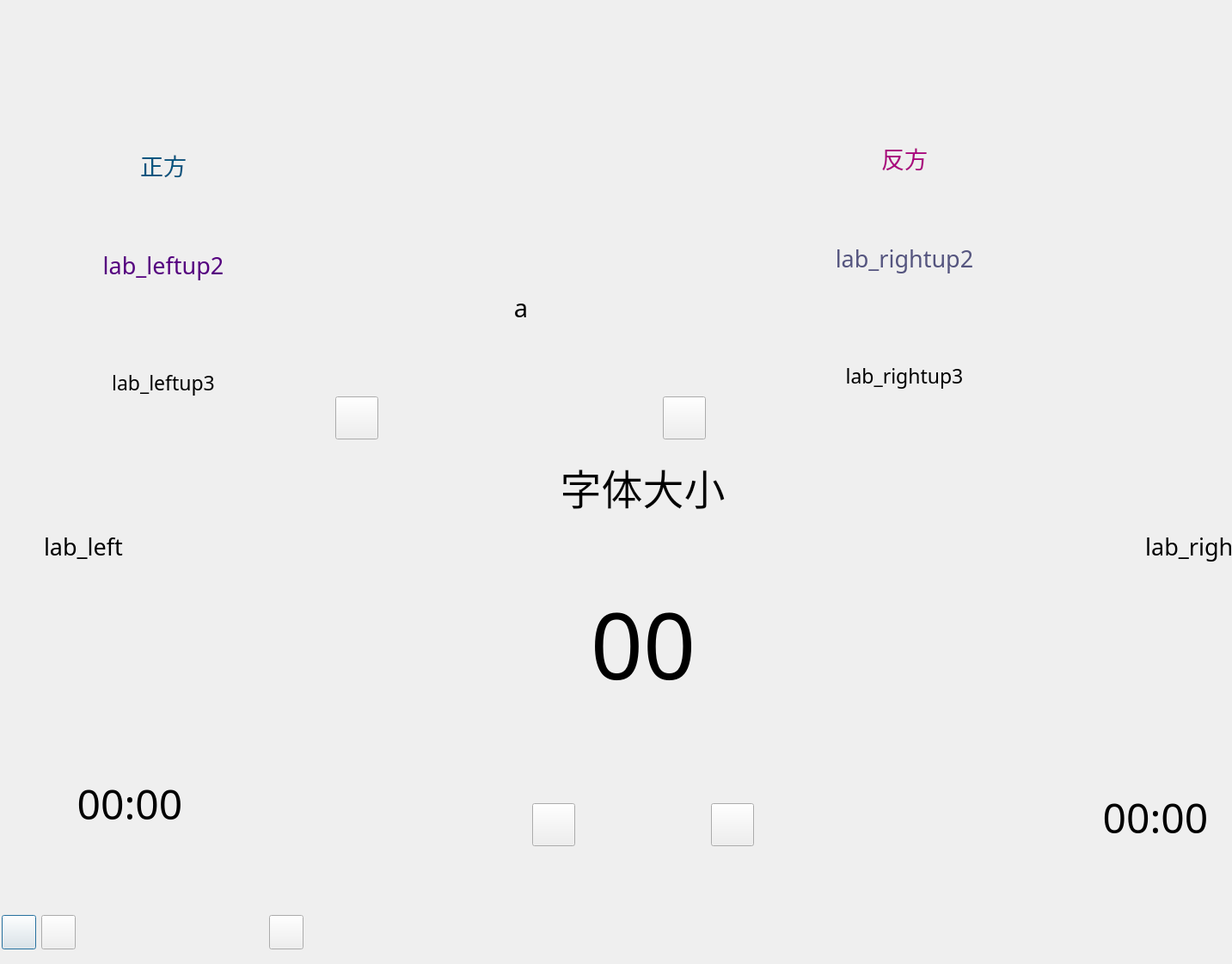
<?xml version="1.0" encoding="UTF-8"?>
<ui version="4.0">
 <class>Dialog</class>
 <widget class="QDialog" name="Dialog">
  <property name="geometry">
   <rect>
    <x>0</x>
    <y>0</y>
    <width>1433</width>
    <height>1121</height>
   </rect>
  </property>
  <property name="sizePolicy">
   <sizepolicy hsizetype="Expanding" vsizetype="Expanding">
    <horstretch>100</horstretch>
    <verstretch>100</verstretch>
   </sizepolicy>
  </property>
  <property name="sizeIncrement">
   <size>
    <width>2</width>
    <height>0</height>
   </size>
  </property>
  <property name="windowTitle">
   <string>Dialog</string>
  </property>
  <property name="sizeGripEnabled">
   <bool>false</bool>
  </property>
  <widget class="QLabel" name="lab_center_replace">
   <property name="geometry">
    <rect>
     <x>11</x>
     <y>590</y>
     <width>16</width>
     <height>17</height>
    </rect>
   </property>
   <property name="minimumSize">
    <size>
     <width>0</width>
     <height>0</height>
    </size>
   </property>
   <property name="text">
    <string/>
   </property>
  </widget>
  <widget class="QWidget" name="view_low" native="true">
   <property name="geometry">
    <rect>
     <x>2</x>
     <y>1048</y>
     <width>351</width>
     <height>72</height>
    </rect>
   </property>
   <layout class="QHBoxLayout" name="horizontalLayout_5" stretch="1,0,0,8,0,1">
    <property name="sizeConstraint">
     <enum>QLayout::SetDefaultConstraint</enum>
    </property>
    <item>
     <widget class="QPushButton" name="btn_stop">
      <property name="sizePolicy">
       <sizepolicy hsizetype="Fixed" vsizetype="Fixed">
        <horstretch>0</horstretch>
        <verstretch>0</verstretch>
       </sizepolicy>
      </property>
      <property name="minimumSize">
       <size>
        <width>40</width>
        <height>40</height>
       </size>
      </property>
      <property name="maximumSize">
       <size>
        <width>40</width>
        <height>40</height>
       </size>
      </property>
      <property name="text">
       <string/>
      </property>
     </widget>
    </item>
    <item>
     <widget class="QPushButton" name="btn_run">
      <property name="minimumSize">
       <size>
        <width>40</width>
        <height>40</height>
       </size>
      </property>
      <property name="maximumSize">
       <size>
        <width>40</width>
        <height>40</height>
       </size>
      </property>
      <property name="text">
       <string/>
      </property>
     </widget>
    </item>
    <item>
     <widget class="QLabel" name="btn_stop_replace">
      <property name="minimumSize">
       <size>
        <width>50</width>
        <height>50</height>
       </size>
      </property>
      <property name="text">
       <string/>
      </property>
     </widget>
    </item>
    <item>
     <spacer name="horizontalSpacer_7">
      <property name="orientation">
       <enum>Qt::Horizontal</enum>
      </property>
      <property name="sizeHint" stdset="0">
       <size>
        <width>40</width>
        <height>20</height>
       </size>
      </property>
     </spacer>
    </item>
    <item>
     <widget class="QLabel" name="btn_setting_replace">
      <property name="minimumSize">
       <size>
        <width>50</width>
        <height>50</height>
       </size>
      </property>
      <property name="text">
       <string/>
      </property>
     </widget>
    </item>
    <item>
     <widget class="QPushButton" name="btn_setting">
      <property name="sizePolicy">
       <sizepolicy hsizetype="Preferred" vsizetype="Fixed">
        <horstretch>0</horstretch>
        <verstretch>0</verstretch>
       </sizepolicy>
      </property>
      <property name="minimumSize">
       <size>
        <width>40</width>
        <height>40</height>
       </size>
      </property>
      <property name="maximumSize">
       <size>
        <width>40</width>
        <height>40</height>
       </size>
      </property>
      <property name="text">
       <string/>
      </property>
     </widget>
    </item>
   </layout>
  </widget>
  <widget class="QWidget" name="view_centerup" native="true">
   <property name="geometry">
    <rect>
     <x>390</x>
     <y>110</y>
     <width>431</width>
     <height>411</height>
    </rect>
   </property>
   <layout class="QVBoxLayout" name="verticalLayout_7" stretch="0,1,0,9">
    <item>
     <layout class="QHBoxLayout" name="horizontalLayout_15">
      <item>
       <spacer name="horizontalSpacer_27">
        <property name="orientation">
         <enum>Qt::Horizontal</enum>
        </property>
        <property name="sizeHint" stdset="0">
         <size>
          <width>40</width>
          <height>20</height>
         </size>
        </property>
       </spacer>
      </item>
      <item>
       <widget class="QLabel" name="lab_logo">
        <property name="sizePolicy">
         <sizepolicy hsizetype="Fixed" vsizetype="Fixed">
          <horstretch>1</horstretch>
          <verstretch>0</verstretch>
         </sizepolicy>
        </property>
        <property name="minimumSize">
         <size>
          <width>200</width>
          <height>200</height>
         </size>
        </property>
        <property name="maximumSize">
         <size>
          <width>200</width>
          <height>200</height>
         </size>
        </property>
        <property name="text">
         <string/>
        </property>
       </widget>
      </item>
      <item>
       <spacer name="horizontalSpacer_26">
        <property name="orientation">
         <enum>Qt::Horizontal</enum>
        </property>
        <property name="sizeHint" stdset="0">
         <size>
          <width>40</width>
          <height>20</height>
         </size>
        </property>
       </spacer>
      </item>
     </layout>
    </item>
    <item>
     <layout class="QHBoxLayout" name="horizontalLayout_14">
      <item>
       <spacer name="horizontalSpacer_25">
        <property name="orientation">
         <enum>Qt::Horizontal</enum>
        </property>
        <property name="sizeHint" stdset="0">
         <size>
          <width>40</width>
          <height>20</height>
         </size>
        </property>
       </spacer>
      </item>
      <item>
       <widget class="QLabel" name="lab_centerup">
        <property name="minimumSize">
         <size>
          <width>300</width>
          <height>40</height>
         </size>
        </property>
        <property name="maximumSize">
         <size>
          <width>300</width>
          <height>16777215</height>
         </size>
        </property>
        <property name="font">
         <font>
          <family>楷体</family>
          <pointsize>22</pointsize>
         </font>
        </property>
        <property name="text">
         <string>a</string>
        </property>
        <property name="alignment">
         <set>Qt::AlignCenter</set>
        </property>
       </widget>
      </item>
      <item>
       <spacer name="horizontalSpacer_24">
        <property name="orientation">
         <enum>Qt::Horizontal</enum>
        </property>
        <property name="sizeHint" stdset="0">
         <size>
          <width>40</width>
          <height>20</height>
         </size>
        </property>
       </spacer>
      </item>
     </layout>
    </item>
    <item>
     <widget class="QLabel" name="lab_centerup_replace">
      <property name="minimumSize">
       <size>
        <width>300</width>
        <height>40</height>
       </size>
      </property>
      <property name="text">
       <string/>
      </property>
     </widget>
    </item>
    <item>
     <layout class="QHBoxLayout" name="horizontalLayout">
      <item>
       <widget class="QPushButton" name="btn_back">
        <property name="sizePolicy">
         <sizepolicy hsizetype="Fixed" vsizetype="Fixed">
          <horstretch>0</horstretch>
          <verstretch>0</verstretch>
         </sizepolicy>
        </property>
        <property name="minimumSize">
         <size>
          <width>50</width>
          <height>50</height>
         </size>
        </property>
        <property name="maximumSize">
         <size>
          <width>50</width>
          <height>50</height>
         </size>
        </property>
        <property name="text">
         <string/>
        </property>
       </widget>
      </item>
      <item>
       <widget class="QLabel" name="btn_back_replace">
        <property name="minimumSize">
         <size>
          <width>70</width>
          <height>70</height>
         </size>
        </property>
        <property name="maximumSize">
         <size>
          <width>70</width>
          <height>70</height>
         </size>
        </property>
        <property name="text">
         <string/>
        </property>
       </widget>
      </item>
      <item>
       <spacer name="horizontalSpacer_3">
        <property name="orientation">
         <enum>Qt::Horizontal</enum>
        </property>
        <property name="sizeHint" stdset="0">
         <size>
          <width>100</width>
          <height>20</height>
         </size>
        </property>
       </spacer>
      </item>
      <item>
       <widget class="QLabel" name="btn_go_replace">
        <property name="minimumSize">
         <size>
          <width>70</width>
          <height>70</height>
         </size>
        </property>
        <property name="maximumSize">
         <size>
          <width>70</width>
          <height>70</height>
         </size>
        </property>
        <property name="text">
         <string/>
        </property>
       </widget>
      </item>
      <item>
       <widget class="QPushButton" name="btn_go">
        <property name="sizePolicy">
         <sizepolicy hsizetype="Fixed" vsizetype="Fixed">
          <horstretch>0</horstretch>
          <verstretch>0</verstretch>
         </sizepolicy>
        </property>
        <property name="minimumSize">
         <size>
          <width>50</width>
          <height>50</height>
         </size>
        </property>
        <property name="maximumSize">
         <size>
          <width>50</width>
          <height>50</height>
         </size>
        </property>
        <property name="text">
         <string/>
        </property>
       </widget>
      </item>
     </layout>
    </item>
   </layout>
  </widget>
  <widget class="QWidget" name="view_rightup" native="true">
   <property name="geometry">
    <rect>
     <x>862</x>
     <y>12</y>
     <width>380</width>
     <height>500</height>
    </rect>
   </property>
   <property name="sizePolicy">
    <sizepolicy hsizetype="Ignored" vsizetype="Ignored">
     <horstretch>0</horstretch>
     <verstretch>0</verstretch>
    </sizepolicy>
   </property>
   <property name="minimumSize">
    <size>
     <width>20</width>
     <height>20</height>
    </size>
   </property>
   <property name="maximumSize">
    <size>
     <width>99999</width>
     <height>99999</height>
    </size>
   </property>
   <layout class="QVBoxLayout" name="verticalLayout_2">
    <item>
     <widget class="QLabel" name="lab_rightup1_replace">
      <property name="minimumSize">
       <size>
        <width>150</width>
        <height>20</height>
       </size>
      </property>
      <property name="text">
       <string/>
      </property>
     </widget>
    </item>
    <item>
     <widget class="QLabel" name="lab_rightup1">
      <property name="minimumSize">
       <size>
        <width>150</width>
        <height>20</height>
       </size>
      </property>
      <property name="baseSize">
       <size>
        <width>0</width>
        <height>200</height>
       </size>
      </property>
      <property name="font">
       <font>
        <family>华文隶书</family>
        <pointsize>20</pointsize>
       </font>
      </property>
      <property name="styleSheet">
       <string notr="true">color: rgb(170, 0, 127);</string>
      </property>
      <property name="text">
       <string>反方</string>
      </property>
      <property name="scaledContents">
       <bool>true</bool>
      </property>
      <property name="alignment">
       <set>Qt::AlignCenter</set>
      </property>
     </widget>
    </item>
    <item>
     <layout class="QHBoxLayout" name="horizontalLayout_9" stretch="3,8,3">
      <item>
       <spacer name="horizontalSpacer_14">
        <property name="orientation">
         <enum>Qt::Horizontal</enum>
        </property>
        <property name="sizeHint" stdset="0">
         <size>
          <width>40</width>
          <height>20</height>
         </size>
        </property>
       </spacer>
      </item>
      <item>
       <widget class="QLabel" name="lab_rightup2">
        <property name="minimumSize">
         <size>
          <width>200</width>
          <height>20</height>
         </size>
        </property>
        <property name="baseSize">
         <size>
          <width>0</width>
          <height>200</height>
         </size>
        </property>
        <property name="font">
         <font>
          <family>华文行楷</family>
          <pointsize>20</pointsize>
         </font>
        </property>
        <property name="styleSheet">
         <string notr="true">color: rgb(85, 85, 127);</string>
        </property>
        <property name="text">
         <string>lab_rightup2</string>
        </property>
        <property name="scaledContents">
         <bool>true</bool>
        </property>
        <property name="alignment">
         <set>Qt::AlignCenter</set>
        </property>
        <property name="wordWrap">
         <bool>true</bool>
        </property>
       </widget>
      </item>
      <item>
       <spacer name="horizontalSpacer_15">
        <property name="orientation">
         <enum>Qt::Horizontal</enum>
        </property>
        <property name="sizeHint" stdset="0">
         <size>
          <width>40</width>
          <height>20</height>
         </size>
        </property>
       </spacer>
      </item>
     </layout>
    </item>
    <item>
     <spacer name="verticalSpacer_8">
      <property name="orientation">
       <enum>Qt::Vertical</enum>
      </property>
      <property name="sizeType">
       <enum>QSizePolicy::Maximum</enum>
      </property>
      <property name="sizeHint" stdset="0">
       <size>
        <width>20</width>
        <height>20</height>
       </size>
      </property>
     </spacer>
    </item>
    <item>
     <layout class="QHBoxLayout" name="horizontalLayout_8" stretch="3,8,3">
      <item>
       <spacer name="horizontalSpacer_13">
        <property name="orientation">
         <enum>Qt::Horizontal</enum>
        </property>
        <property name="sizeHint" stdset="0">
         <size>
          <width>40</width>
          <height>20</height>
         </size>
        </property>
       </spacer>
      </item>
      <item>
       <widget class="QLabel" name="lab_rightup3">
        <property name="minimumSize">
         <size>
          <width>200</width>
          <height>20</height>
         </size>
        </property>
        <property name="baseSize">
         <size>
          <width>0</width>
          <height>200</height>
         </size>
        </property>
        <property name="font">
         <font>
          <family>华文行楷</family>
          <pointsize>17</pointsize>
         </font>
        </property>
        <property name="text">
         <string>lab_rightup3</string>
        </property>
        <property name="scaledContents">
         <bool>true</bool>
        </property>
        <property name="alignment">
         <set>Qt::AlignCenter</set>
        </property>
        <property name="wordWrap">
         <bool>true</bool>
        </property>
       </widget>
      </item>
      <item>
       <spacer name="horizontalSpacer_12">
        <property name="orientation">
         <enum>Qt::Horizontal</enum>
        </property>
        <property name="sizeHint" stdset="0">
         <size>
          <width>40</width>
          <height>20</height>
         </size>
        </property>
       </spacer>
      </item>
     </layout>
    </item>
    <item>
     <spacer name="verticalSpacer_5">
      <property name="orientation">
       <enum>Qt::Vertical</enum>
      </property>
      <property name="sizeType">
       <enum>QSizePolicy::Maximum</enum>
      </property>
      <property name="sizeHint" stdset="0">
       <size>
        <width>20</width>
        <height>20</height>
       </size>
      </property>
     </spacer>
    </item>
   </layout>
  </widget>
  <widget class="QWidget" name="view_leftup" native="true">
   <property name="geometry">
    <rect>
     <x>0</x>
     <y>20</y>
     <width>380</width>
     <height>500</height>
    </rect>
   </property>
   <property name="sizePolicy">
    <sizepolicy hsizetype="Ignored" vsizetype="Ignored">
     <horstretch>0</horstretch>
     <verstretch>0</verstretch>
    </sizepolicy>
   </property>
   <property name="minimumSize">
    <size>
     <width>20</width>
     <height>20</height>
    </size>
   </property>
   <property name="maximumSize">
    <size>
     <width>99999</width>
     <height>99999</height>
    </size>
   </property>
   <property name="styleSheet">
    <string notr="true"/>
   </property>
   <layout class="QVBoxLayout" name="verticalLayout">
    <item>
     <widget class="QLabel" name="lab_leftup1_replace">
      <property name="minimumSize">
       <size>
        <width>150</width>
        <height>20</height>
       </size>
      </property>
      <property name="text">
       <string/>
      </property>
     </widget>
    </item>
    <item>
     <widget class="QLabel" name="lab_leftup1">
      <property name="minimumSize">
       <size>
        <width>150</width>
        <height>20</height>
       </size>
      </property>
      <property name="baseSize">
       <size>
        <width>0</width>
        <height>200</height>
       </size>
      </property>
      <property name="font">
       <font>
        <family>华文隶书</family>
        <pointsize>20</pointsize>
       </font>
      </property>
      <property name="styleSheet">
       <string notr="true">color: rgb(0, 85, 127);</string>
      </property>
      <property name="text">
       <string>正方</string>
      </property>
      <property name="scaledContents">
       <bool>true</bool>
      </property>
      <property name="alignment">
       <set>Qt::AlignCenter</set>
      </property>
     </widget>
    </item>
    <item>
     <layout class="QHBoxLayout" name="horizontalLayout_7" stretch="3,8,3">
      <item>
       <spacer name="horizontalSpacer_10">
        <property name="orientation">
         <enum>Qt::Horizontal</enum>
        </property>
        <property name="sizeHint" stdset="0">
         <size>
          <width>40</width>
          <height>18</height>
         </size>
        </property>
       </spacer>
      </item>
      <item>
       <widget class="QLabel" name="lab_leftup2">
        <property name="minimumSize">
         <size>
          <width>200</width>
          <height>20</height>
         </size>
        </property>
        <property name="baseSize">
         <size>
          <width>0</width>
          <height>200</height>
         </size>
        </property>
        <property name="font">
         <font>
          <family>华文行楷</family>
          <pointsize>20</pointsize>
         </font>
        </property>
        <property name="styleSheet">
         <string notr="true">color: rgb(85, 0, 127);</string>
        </property>
        <property name="text">
         <string>lab_leftup2</string>
        </property>
        <property name="scaledContents">
         <bool>true</bool>
        </property>
        <property name="alignment">
         <set>Qt::AlignCenter</set>
        </property>
        <property name="wordWrap">
         <bool>true</bool>
        </property>
       </widget>
      </item>
      <item>
       <spacer name="horizontalSpacer_11">
        <property name="orientation">
         <enum>Qt::Horizontal</enum>
        </property>
        <property name="sizeHint" stdset="0">
         <size>
          <width>40</width>
          <height>20</height>
         </size>
        </property>
       </spacer>
      </item>
     </layout>
    </item>
    <item>
     <spacer name="verticalSpacer_7">
      <property name="orientation">
       <enum>Qt::Vertical</enum>
      </property>
      <property name="sizeType">
       <enum>QSizePolicy::Maximum</enum>
      </property>
      <property name="sizeHint" stdset="0">
       <size>
        <width>20</width>
        <height>20</height>
       </size>
      </property>
     </spacer>
    </item>
    <item>
     <layout class="QHBoxLayout" name="horizontalLayout_6" stretch="3,8,3">
      <item>
       <spacer name="horizontalSpacer_8">
        <property name="orientation">
         <enum>Qt::Horizontal</enum>
        </property>
        <property name="sizeHint" stdset="0">
         <size>
          <width>40</width>
          <height>20</height>
         </size>
        </property>
       </spacer>
      </item>
      <item>
       <widget class="QLabel" name="lab_leftup3">
        <property name="enabled">
         <bool>true</bool>
        </property>
        <property name="minimumSize">
         <size>
          <width>200</width>
          <height>20</height>
         </size>
        </property>
        <property name="baseSize">
         <size>
          <width>0</width>
          <height>200</height>
         </size>
        </property>
        <property name="font">
         <font>
          <family>华文行楷</family>
          <pointsize>17</pointsize>
         </font>
        </property>
        <property name="text">
         <string>lab_leftup3</string>
        </property>
        <property name="scaledContents">
         <bool>true</bool>
        </property>
        <property name="alignment">
         <set>Qt::AlignCenter</set>
        </property>
        <property name="wordWrap">
         <bool>true</bool>
        </property>
       </widget>
      </item>
      <item>
       <spacer name="horizontalSpacer_9">
        <property name="orientation">
         <enum>Qt::Horizontal</enum>
        </property>
        <property name="sizeHint" stdset="0">
         <size>
          <width>40</width>
          <height>20</height>
         </size>
        </property>
       </spacer>
      </item>
     </layout>
    </item>
    <item>
     <spacer name="verticalSpacer_6">
      <property name="orientation">
       <enum>Qt::Vertical</enum>
      </property>
      <property name="sizeType">
       <enum>QSizePolicy::Maximum</enum>
      </property>
      <property name="sizeHint" stdset="0">
       <size>
        <width>20</width>
        <height>20</height>
       </size>
      </property>
     </spacer>
    </item>
   </layout>
  </widget>
  <widget class="QWidget" name="view_center" native="true">
   <property name="geometry">
    <rect>
     <x>2</x>
     <y>531</y>
     <width>1491</width>
     <height>462</height>
    </rect>
   </property>
   <layout class="QVBoxLayout" name="viewcenter">
    <item>
     <widget class="QLabel" name="lab_center">
      <property name="minimumSize">
       <size>
        <width>0</width>
        <height>0</height>
       </size>
      </property>
      <property name="maximumSize">
       <size>
        <width>16777215</width>
        <height>16777215</height>
       </size>
      </property>
      <property name="font">
       <font>
        <family>华文行楷</family>
        <pointsize>36</pointsize>
       </font>
      </property>
      <property name="text">
       <string>字体大小</string>
      </property>
      <property name="alignment">
       <set>Qt::AlignCenter</set>
      </property>
     </widget>
    </item>
    <item>
     <widget class="QWidget" name="nothing" native="true">
      <layout class="QHBoxLayout" name="horizontalLayout_13">
       <item>
        <layout class="QVBoxLayout" name="verticalLayout_5">
         <item>
          <layout class="QHBoxLayout" name="horizontalLayout_4">
           <item>
            <spacer name="horizontalSpacer_17">
             <property name="orientation">
              <enum>Qt::Horizontal</enum>
             </property>
             <property name="sizeHint" stdset="0">
              <size>
               <width>40</width>
               <height>20</height>
              </size>
             </property>
            </spacer>
           </item>
           <item>
            <widget class="QLabel" name="lab_left">
             <property name="minimumSize">
              <size>
               <width>200</width>
               <height>30</height>
              </size>
             </property>
             <property name="maximumSize">
              <size>
               <width>200</width>
               <height>16777215</height>
              </size>
             </property>
             <property name="font">
              <font>
               <family>楷体</family>
               <pointsize>20</pointsize>
              </font>
             </property>
             <property name="text">
              <string>lab_left</string>
             </property>
             <property name="wordWrap">
              <bool>true</bool>
             </property>
            </widget>
           </item>
           <item>
            <widget class="QLabel" name="lab_left_replace">
             <property name="minimumSize">
              <size>
               <width>200</width>
               <height>30</height>
              </size>
             </property>
             <property name="text">
              <string/>
             </property>
            </widget>
           </item>
           <item>
            <spacer name="horizontalSpacer_16">
             <property name="orientation">
              <enum>Qt::Horizontal</enum>
             </property>
             <property name="sizeHint" stdset="0">
              <size>
               <width>40</width>
               <height>20</height>
              </size>
             </property>
            </spacer>
           </item>
          </layout>
         </item>
         <item>
          <spacer name="verticalSpacer">
           <property name="orientation">
            <enum>Qt::Vertical</enum>
           </property>
           <property name="sizeHint" stdset="0">
            <size>
             <width>20</width>
             <height>40</height>
            </size>
           </property>
          </spacer>
         </item>
         <item>
          <layout class="QHBoxLayout" name="horizontalLayout_10">
           <item>
            <spacer name="horizontalSpacer_18">
             <property name="orientation">
              <enum>Qt::Horizontal</enum>
             </property>
             <property name="sizeHint" stdset="0">
              <size>
               <width>40</width>
               <height>20</height>
              </size>
             </property>
            </spacer>
           </item>
           <item>
            <widget class="QLabel" name="lcd_left">
             <property name="minimumSize">
              <size>
               <width>200</width>
               <height>50</height>
              </size>
             </property>
             <property name="maximumSize">
              <size>
               <width>200</width>
               <height>100</height>
              </size>
             </property>
             <property name="font">
              <font>
               <family>黑体</family>
               <pointsize>36</pointsize>
              </font>
             </property>
             <property name="text">
              <string>00:00</string>
             </property>
             <property name="alignment">
              <set>Qt::AlignCenter</set>
             </property>
            </widget>
           </item>
           <item>
            <widget class="QLabel" name="lcd_left_replace">
             <property name="minimumSize">
              <size>
               <width>200</width>
               <height>100</height>
              </size>
             </property>
             <property name="text">
              <string/>
             </property>
            </widget>
           </item>
           <item>
            <spacer name="horizontalSpacer_4">
             <property name="orientation">
              <enum>Qt::Horizontal</enum>
             </property>
             <property name="sizeType">
              <enum>QSizePolicy::Expanding</enum>
             </property>
             <property name="sizeHint" stdset="0">
              <size>
               <width>40</width>
               <height>20</height>
              </size>
             </property>
            </spacer>
           </item>
          </layout>
         </item>
        </layout>
       </item>
       <item>
        <spacer name="horizontalSpacer_19">
         <property name="orientation">
          <enum>Qt::Horizontal</enum>
         </property>
         <property name="sizeHint" stdset="0">
          <size>
           <width>37</width>
           <height>97</height>
          </size>
         </property>
        </spacer>
       </item>
       <item>
        <layout class="QVBoxLayout" name="verticalLayout_3" stretch="1,0,0,1">
         <property name="sizeConstraint">
          <enum>QLayout::SetNoConstraint</enum>
         </property>
         <item>
          <spacer name="verticalSpacer_4">
           <property name="orientation">
            <enum>Qt::Vertical</enum>
           </property>
           <property name="sizeHint" stdset="0">
            <size>
             <width>20</width>
             <height>40</height>
            </size>
           </property>
          </spacer>
         </item>
         <item>
          <widget class="QLabel" name="lcd_center">
           <property name="minimumSize">
            <size>
             <width>250</width>
             <height>100</height>
            </size>
           </property>
           <property name="maximumSize">
            <size>
             <width>350</width>
             <height>150</height>
            </size>
           </property>
           <property name="font">
            <font>
             <family>黑体</family>
             <pointsize>80</pointsize>
            </font>
           </property>
           <property name="text">
            <string>00</string>
           </property>
           <property name="alignment">
            <set>Qt::AlignCenter</set>
           </property>
          </widget>
         </item>
         <item>
          <widget class="QLabel" name="lcd_center_replace">
           <property name="minimumSize">
            <size>
             <width>250</width>
             <height>100</height>
            </size>
           </property>
           <property name="text">
            <string/>
           </property>
          </widget>
         </item>
         <item>
          <layout class="QHBoxLayout" name="horizontalLayout_3">
           <item>
            <widget class="QPushButton" name="btn_left">
             <property name="minimumSize">
              <size>
               <width>50</width>
               <height>50</height>
              </size>
             </property>
             <property name="maximumSize">
              <size>
               <width>50</width>
               <height>50</height>
              </size>
             </property>
             <property name="text">
              <string/>
             </property>
            </widget>
           </item>
           <item>
            <widget class="QLabel" name="btn_left_replace">
             <property name="minimumSize">
              <size>
               <width>50</width>
               <height>50</height>
              </size>
             </property>
             <property name="maximumSize">
              <size>
               <width>50</width>
               <height>50</height>
              </size>
             </property>
             <property name="text">
              <string/>
             </property>
            </widget>
           </item>
           <item>
            <spacer name="horizontalSpacer_6">
             <property name="orientation">
              <enum>Qt::Horizontal</enum>
             </property>
             <property name="sizeHint" stdset="0">
              <size>
               <width>40</width>
               <height>20</height>
              </size>
             </property>
            </spacer>
           </item>
           <item>
            <widget class="QLabel" name="btn_right_replace">
             <property name="minimumSize">
              <size>
               <width>50</width>
               <height>50</height>
              </size>
             </property>
             <property name="maximumSize">
              <size>
               <width>50</width>
               <height>50</height>
              </size>
             </property>
             <property name="text">
              <string/>
             </property>
            </widget>
           </item>
           <item>
            <widget class="QPushButton" name="btn_right">
             <property name="sizePolicy">
              <sizepolicy hsizetype="Fixed" vsizetype="Fixed">
               <horstretch>0</horstretch>
               <verstretch>0</verstretch>
              </sizepolicy>
             </property>
             <property name="minimumSize">
              <size>
               <width>50</width>
               <height>50</height>
              </size>
             </property>
             <property name="maximumSize">
              <size>
               <width>50</width>
               <height>50</height>
              </size>
             </property>
             <property name="cursor">
              <cursorShape>ArrowCursor</cursorShape>
             </property>
             <property name="styleSheet">
              <string notr="true"/>
             </property>
             <property name="text">
              <string/>
             </property>
            </widget>
           </item>
          </layout>
         </item>
        </layout>
       </item>
       <item>
        <spacer name="horizontalSpacer_5">
         <property name="orientation">
          <enum>Qt::Horizontal</enum>
         </property>
         <property name="sizeType">
          <enum>QSizePolicy::Expanding</enum>
         </property>
         <property name="sizeHint" stdset="0">
          <size>
           <width>40</width>
           <height>20</height>
          </size>
         </property>
        </spacer>
       </item>
       <item>
        <layout class="QVBoxLayout" name="verticalLayout_4">
         <item>
          <layout class="QHBoxLayout" name="horizontalLayout_11">
           <item>
            <spacer name="horizontalSpacer_20">
             <property name="orientation">
              <enum>Qt::Horizontal</enum>
             </property>
             <property name="sizeHint" stdset="0">
              <size>
               <width>40</width>
               <height>20</height>
              </size>
             </property>
            </spacer>
           </item>
           <item>
            <widget class="QLabel" name="lab_right_replace">
             <property name="minimumSize">
              <size>
               <width>200</width>
               <height>30</height>
              </size>
             </property>
             <property name="text">
              <string/>
             </property>
            </widget>
           </item>
           <item>
            <widget class="QLabel" name="lab_right">
             <property name="minimumSize">
              <size>
               <width>200</width>
               <height>0</height>
              </size>
             </property>
             <property name="maximumSize">
              <size>
               <width>200</width>
               <height>16777215</height>
              </size>
             </property>
             <property name="font">
              <font>
               <family>楷体</family>
               <pointsize>20</pointsize>
              </font>
             </property>
             <property name="text">
              <string>lab_right</string>
             </property>
             <property name="alignment">
              <set>Qt::AlignRight|Qt::AlignTrailing|Qt::AlignVCenter</set>
             </property>
             <property name="wordWrap">
              <bool>true</bool>
             </property>
            </widget>
           </item>
           <item>
            <spacer name="horizontalSpacer_21">
             <property name="orientation">
              <enum>Qt::Horizontal</enum>
             </property>
             <property name="sizeHint" stdset="0">
              <size>
               <width>40</width>
               <height>20</height>
              </size>
             </property>
            </spacer>
           </item>
          </layout>
         </item>
         <item>
          <spacer name="verticalSpacer_2">
           <property name="orientation">
            <enum>Qt::Vertical</enum>
           </property>
           <property name="sizeHint" stdset="0">
            <size>
             <width>20</width>
             <height>40</height>
            </size>
           </property>
          </spacer>
         </item>
         <item>
          <layout class="QHBoxLayout" name="horizontalLayout_12">
           <item>
            <spacer name="horizontalSpacer_22">
             <property name="orientation">
              <enum>Qt::Horizontal</enum>
             </property>
             <property name="sizeHint" stdset="0">
              <size>
               <width>40</width>
               <height>20</height>
              </size>
             </property>
            </spacer>
           </item>
           <item>
            <widget class="QLabel" name="lcd_right_replace">
             <property name="minimumSize">
              <size>
               <width>200</width>
               <height>20</height>
              </size>
             </property>
             <property name="text">
              <string/>
             </property>
            </widget>
           </item>
           <item>
            <widget class="QLabel" name="lcd_right">
             <property name="minimumSize">
              <size>
               <width>200</width>
               <height>50</height>
              </size>
             </property>
             <property name="maximumSize">
              <size>
               <width>200</width>
               <height>100</height>
              </size>
             </property>
             <property name="font">
              <font>
               <family>黑体</family>
               <pointsize>36</pointsize>
              </font>
             </property>
             <property name="text">
              <string>00:00</string>
             </property>
             <property name="alignment">
              <set>Qt::AlignCenter</set>
             </property>
            </widget>
           </item>
           <item>
            <spacer name="horizontalSpacer_23">
             <property name="orientation">
              <enum>Qt::Horizontal</enum>
             </property>
             <property name="sizeHint" stdset="0">
              <size>
               <width>40</width>
               <height>20</height>
              </size>
             </property>
            </spacer>
           </item>
          </layout>
         </item>
        </layout>
       </item>
      </layout>
     </widget>
    </item>
   </layout>
  </widget>
 </widget>
 <resources/>
 <connections/>
</ui>
